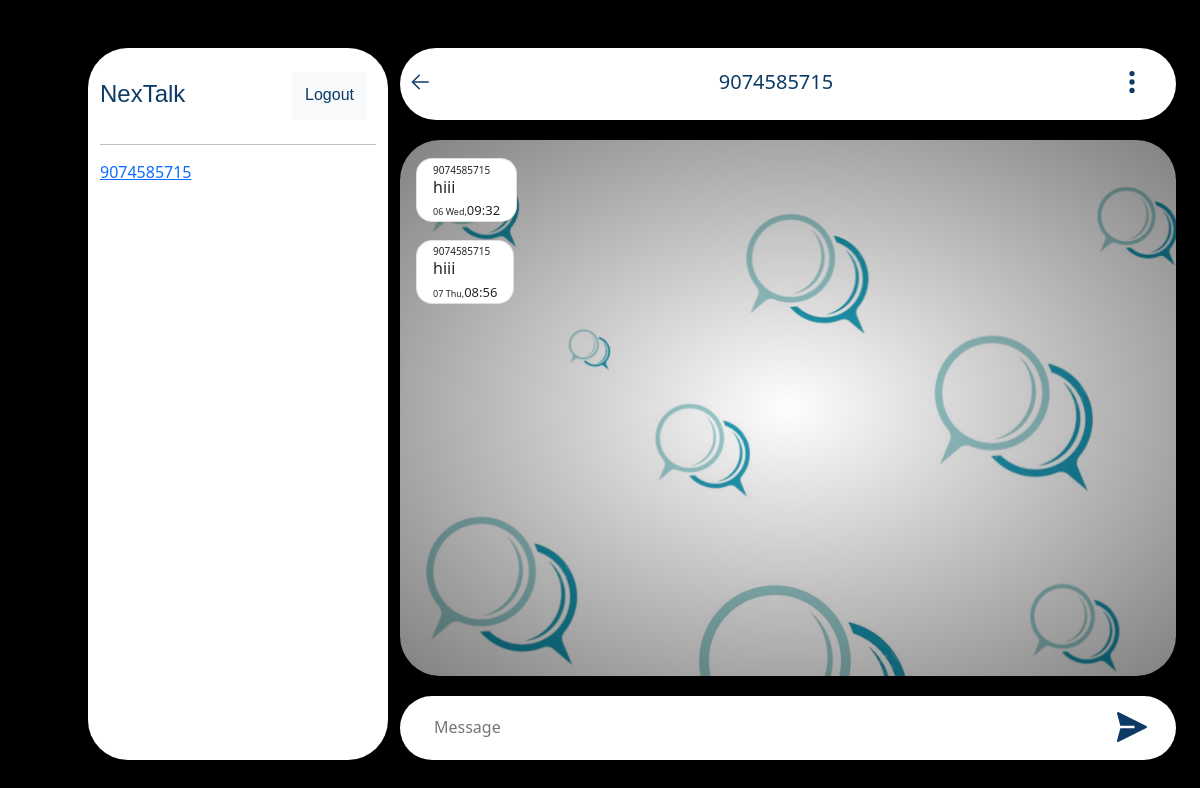
The page /5 (signed in) on the database its author committed.
### chat/models.py (models this page shows)
class Thread(models.Model):
    first_person = models.ForeignKey(User, on_delete=models.CASCADE, null=True, blank=True, related_name='thread_first_person')
    second_person = models.ForeignKey(User, on_delete=models.CASCADE, null=True, blank=True,
                                     related_name='thread_second_person')
    updated = models.DateTimeField(auto_now=True)
    timestamp = models.DateTimeField(auto_now_add=True)
    objects = ThreadManager()
    class Meta:
        unique_together = ['first_person', 'second_person']

class ChatMessage(models.Model):
    thread = models.ForeignKey(Thread, null=True, blank=True, on_delete=models.CASCADE, related_name='chatmessage_thread')
    sended_by = models.ForeignKey(User, on_delete=models.CASCADE,related_name='sended')
    sended_to = models.ForeignKey(User, on_delete=models.CASCADE,related_name='recieved')
    message = models.TextField()
    timestamp = models.DateTimeField(auto_now_add=True)

### chat/views.py (the view)
# urls.py: path('<slug:slug>',views.room,name='room'),
def room(request,slug):
    if request.user.is_authenticated:
        tr=Thread.objects.filter(id=slug)
        threads=Thread.objects.by_user(user=request.user)
        threadid = Thread.objects.filter(id=slug).first()
        msg=ChatMessage.objects.filter(thread=threadid).order_by('timestamp')
        context = {
            'Threads': threads,
            'msg':msg,
            'thread':tr
        }
        return render(request,'chat.html',context)
    else:
        return redirect('login')

### chat/models.py (called while the page is built)
    def by_user(self, **kwargs):
        user = kwargs.get('user')
        lookup = Q(first_person=user) | Q(second_person=user)
        qs = self.get_queryset().filter(lookup).distinct()
        return qs

### templates/chat.html (shortened to what this page needs)
{% extends "common.html" %}
{% block content %}
<div class="row mt-5 mb-1">
    <div class="col-1"></div>
    <div class="col-md-3 chat-list vanish">
        <div class="name">
            <div class="row" style="height: 10vh;">
                <div class="col-9 d-flex" style="margin-top: 4vh;">
                    <h4>NexTalk</h4>
                </div>
                <div class="col-3  d-flex justify-content-center" style="margin-top: 3vh;">
                    <a href="logout" class="btn btn-light"
                        style="color:#0d3b66;font-family: Verdana, Geneva, Tahoma, sans-serif;padding-top: 1.2vh;height: 6vh;"
                        onMouseOver="this.style.background='#0d3b66',this.style.color='white',this.style.border='3px #8ecae6 double'"
                        onMouseOut="this.style.background='',this.style.color='#0d3b66',this.style.border='none'">
                        Logout
                        </span></a>
                </div>
            </div>
            <hr>
        </div>
        <div class="chat-id">
            <div class="row">
                {% for thread in Threads %}
                {% if thread.first_person.username == request.user.username %}
                <div class="col-12">
                    <a href="{% url "room" thread.id %}" class="room-names">
                        <span>{{ thread.second_person.username }}</span>
                    </a>
                </div>
                {% else %}
                <div class="col-12">
                    <a href="{% url "room" thread.id %}" class="room-names">
                        <span>{{ thread.first_person.username }}</span>
                    </a>
                </div>
                {% endif %}
                {% endfor %}
            </div>
        </div>
    </div>
    <div class="col-11 col-md-8 col-md-8">
            <div class="head">
                <div class="row">
                    <div class="col-2 col-lg-1 d-flex justify-content-center">
                        <a href="home">
                            <svg class="back-icon" viewBox="0 0 1024 1024" xmlns="http://www.w3.org/2000/svg">
                                <path class="icon-path" d="M224 480h640a32 32 0 1 1 0 64H224a32 32 0 0 1 0-64" />
                                <path class="icon-path"
                                    d="m237.248 512l265.408 265.344a32 32 0 0 1-45.312 45.312l-288-288a32 32 0 0 1 0-45.312l288-288a32 32 0 1 1 45.312 45.312z" />
                            </svg>
                        </a>
                    </div>
                    <div class="col-8 col-lg-10 d-flex justify-content-center align-items-center">
                        {% for i in thread %}
                        {% if i.second_person.username == request.user.username %}
                        <h5 class="head-name">{{i.first_person}}</h5>
                        {% else %}
                        <h5 class="head-name">{{i.second_person}}</h5>
                        {% endif %}
                        {% endfor %}
                    </div>
                    <div class="col-2 col-lg-1 d-flex justify-content-center">
                        <svg class="back-icon" viewBox="0 0 20 20" xmlns="http://www.w3.org/2000/svg">
                            <path
                                d="M10.001 7.8a2.2 2.2 0 1 0 0 4.402A2.2 2.2 0 0 0 10 7.8zm0-2.6A2.2 2.2 0 1 0 9.999.8a2.2 2.2 0 0 0 .002 4.4zm0 9.6a2.2 2.2 0 1 0 0 4.402a2.2 2.2 0 0 0 0-4.402z" />
                        </svg>
                    </div>
                </div>
            </div>
            <div class="chat-msg" id="chat-ht">
                {% for i in msg %}
                {% if i.sended_to.username == request.user.username %}
                <div class="row">
                    <div class="col-8 col-md-6">
                        <div class="card"
                            style="margin: 2.3vh 0 0 2vh;border-radius:2vh;width: fit-content;">
                            <div class="card-body" style="padding: 0.2rem 1rem 0 1rem ;height: fit-content;">
                                <p style="font-size: x-small;">{{i.sended_by.username}}</p>
                                <h5 style="margin-top: -1rem;font-size: medium;margin-bottom: 0;">{{i.message}}</h5>
                                <span
                                    style="font-size: xx-small;padding-top: -1rem;margin-top: -1rem;">{{i.timestamp|date:"d D" }},<span style="font-size: small;">{{i.timestamp|time:"H:i"}}</span></span>
                            </div>
                        </div>
                    </div>
                </div>
                {% endif %}
                {% endfor %}
            </div>
            <form id="sendForm">
                <div class="input">
                    <div class="row">
                        <div class="col-10 col-md-11">
                            <input type="text" id="input-message" placeholder="Message">
                        </div>
                        <div class="col-1 d-flex justify-content-center">
                            <button class="send-button" type="submit">
                                <svg class="send-icon" viewBox="0 0 32 32" xmlns="http://www.w3.org/2000/svg">
                                    <path class="icon-path"
                                        d="m27.45 15.11l-22-11a1 1 0 0 0-1.08.12a1 1 0 0 0-.33 1L6.69 15H18v2H6.69L4 26.74A1 1 0 0 0 5 28a1 1 0 0 0 .45-.11l22-11a1 1 0 0 0 0-1.78Z" />
                                </svg>
                            </button>
                        </div>
                    </div>
                </div>
            </form>
        </div>
</div>
{% endblock content %}

### static/css/chats.css (style rules this page uses)
:root { --mainbg: #000000; --bg:#fff; --text:#000; --seccol: #0d3b66; }
.body { height: 100%; width: 100%; background: var(--mainbg); }
.row { width: 100%; }
.chat-list { color: var(--text); width: fit-content; background: var(--bg); height: 89vh; border-radius: 5vh; }
.head { background: var(--bg); border-radius: 5vh; height: 9vh; }
.chat-msg { margin-top: 2.5vh; border-radius: 5vh; height: 67vh; overflow: auto; margin-bottom: 2.5vh; background: radial-gradient(rgb(255 243 243 / 10%), rgb(6 4 4 / 50%)), url('/static/images/bg.jpg'); }
.input { height: 8vh; margin-top: 2.5vh; background: var(--bg); border-radius: 5vh; }
.send-button { border: none; border-radius: 50%; background-color: var(--bg); }
.send-icon { height: 7.5vh; width: 5vh; fill: var(--seccol); }
#input-message { margin-left: 4vh; width: 95%; height: 100%; border: none; outline: none; caret-color: var(--seccol); font: 'Times New Roman', Times, serif large; }
.back-icon { height: 8.5vh; width: 3vh; fill: var(--seccol); }
.head-name { color: var(--seccol); margin-top: 1vh; }
.name { height: 10vh; }
.name h4 { font-family: Verdana, Geneva, Tahoma, sans-serif; font: 600 large; color: var(--seccol); }
.chat-id { margin: 4vh 0 0 0; }

### rows shown on the page
Thread: second_person.username "9074585715", second_person "9074585715"
ChatMessage: sended_by.username "9074585715", message "hiii", timestamp "06 Wed", timestamp "09:32"
ChatMessage: sended_by.username "9074585715", message "hiii", timestamp "07 Thu", timestamp "08:56"
